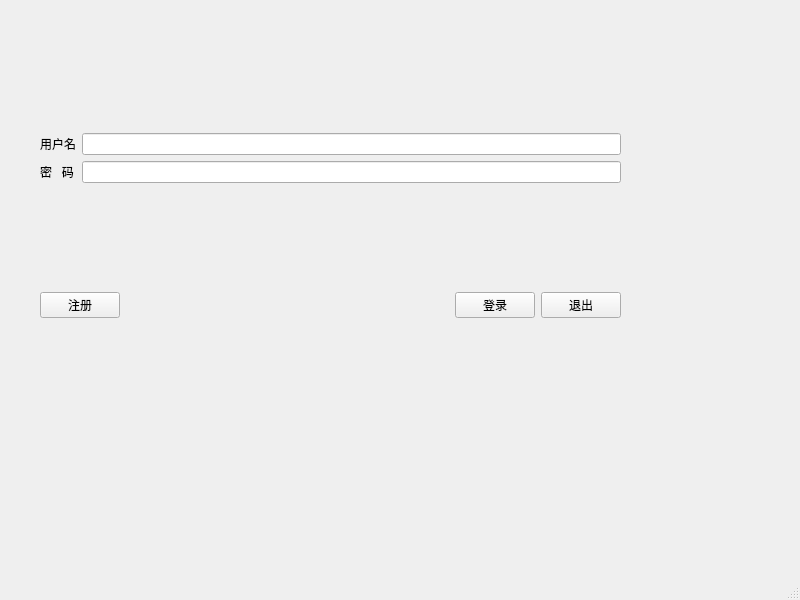
<?xml version="1.0" encoding="UTF-8"?>
<ui version="4.0">
 <class>user</class>
 <widget class="QMainWindow" name="user">
  <property name="geometry">
   <rect>
    <x>0</x>
    <y>0</y>
    <width>800</width>
    <height>600</height>
   </rect>
  </property>
  <property name="windowTitle">
   <string>MainWindow</string>
  </property>
  <widget class="QWidget" name="centralwidget">
   <widget class="QWidget" name="">
    <property name="geometry">
     <rect>
      <x>40</x>
      <y>30</y>
      <width>581</width>
      <height>391</height>
     </rect>
    </property>
    <layout class="QGridLayout" name="mainLayout">
     <item row="1" column="0">
      <layout class="QGridLayout" name="msgLayout">
       <item row="0" column="0">
        <widget class="QPushButton" name="registerButton">
         <property name="text">
          <string>注册</string>
         </property>
        </widget>
       </item>
       <item row="0" column="1">
        <spacer name="horizontalSpacer">
         <property name="orientation">
          <enum>Qt::Horizontal</enum>
         </property>
         <property name="sizeHint" stdset="0">
          <size>
           <width>40</width>
           <height>20</height>
          </size>
         </property>
        </spacer>
       </item>
       <item row="0" column="2">
        <widget class="QPushButton" name="loginButton">
         <property name="text">
          <string>登录</string>
         </property>
        </widget>
       </item>
       <item row="0" column="3">
        <widget class="QPushButton" name="cancelButton">
         <property name="text">
          <string>退出</string>
         </property>
        </widget>
       </item>
      </layout>
     </item>
     <item row="0" column="0">
      <layout class="QGridLayout" name="btnLayout">
       <item row="0" column="0">
        <widget class="QLabel" name="usrLabel">
         <property name="sizePolicy">
          <sizepolicy hsizetype="Preferred" vsizetype="Fixed">
           <horstretch>0</horstretch>
           <verstretch>0</verstretch>
          </sizepolicy>
         </property>
         <property name="text">
          <string>用户名</string>
         </property>
        </widget>
       </item>
       <item row="0" column="1">
        <widget class="QLineEdit" name="usrLineEdit">
         <property name="enabled">
          <bool>true</bool>
         </property>
         <property name="mouseTracking">
          <bool>true</bool>
         </property>
         <property name="text">
          <string/>
         </property>
         <property name="frame">
          <bool>true</bool>
         </property>
         <property name="readOnly">
          <bool>true</bool>
         </property>
        </widget>
       </item>
       <item row="1" column="0">
        <widget class="QLabel" name="pwdLabel">
         <property name="text">
          <string>密   码</string>
         </property>
        </widget>
       </item>
       <item row="1" column="1">
        <widget class="QLineEdit" name="pwdLineEdit">
         <property name="enabled">
          <bool>true</bool>
         </property>
        </widget>
       </item>
      </layout>
     </item>
    </layout>
   </widget>
  </widget>
  <widget class="QMenuBar" name="menubar">
   <property name="geometry">
    <rect>
     <x>0</x>
     <y>0</y>
     <width>800</width>
     <height>25</height>
    </rect>
   </property>
  </widget>
  <widget class="QStatusBar" name="statusbar"/>
 </widget>
 <tabstops>
  <tabstop>loginButton</tabstop>
  <tabstop>cancelButton</tabstop>
  <tabstop>pwdLineEdit</tabstop>
  <tabstop>usrLineEdit</tabstop>
  <tabstop>registerButton</tabstop>
 </tabstops>
 <resources/>
 <connections/>
</ui>
